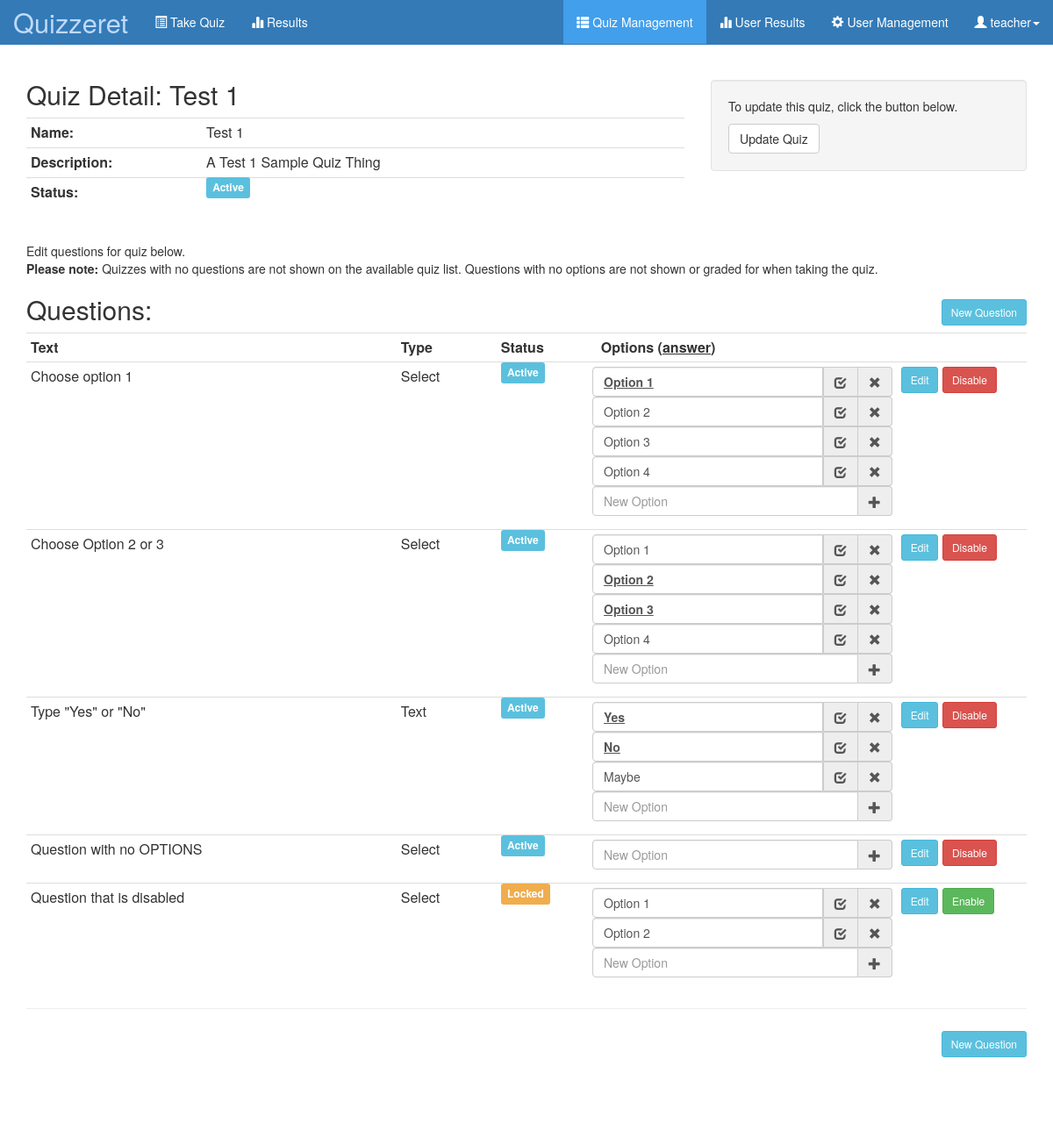
/index.php?action=quizDetail&quizID=1 (signed in), run on the app's committed database.
### tables this page shows
CREATE TABLE `USERS` (
  `UserID` int(11) NOT NULL AUTO_INCREMENT,
  `Username` varchar(200) NOT NULL,
  `Email` varchar(200) NOT NULL,
  `FirstName` varchar(200) NOT NULL,
  `LastName` varchar(200) NOT NULL,
  `Password` varchar(512) NOT NULL,
  `PasswordLastSetOn` datetime NOT NULL,
  `PasswordLastSetBy` int(11) NOT NULL,
  `PasswordLastSetByIP` varchar(50) NOT NULL,
  `LastLoggedInOn` datetime NOT NULL,
  `IsLocked` bit(1) NOT NULL,
  `CreatedOn` datetime NOT NULL,
  `CreatedBy` int(11) NOT NULL,
  `CreatedByIP` varchar(50) NOT NULL,
  `LastModifiedOn` datetime NOT NULL,
  `LastModifiedBy` int(11) NOT NULL,
  `LastModifiedByIP` varchar(50) NOT NULL,
  PRIMARY KEY (`UserID`),
  UNIQUE KEY `UserAK1` (`Username`)
);

CREATE TABLE `QUIZ` (
  `QuizID` int(11) NOT NULL AUTO_INCREMENT,
  `Name` varchar(100) NOT NULL,
  `Description` varchar(2000) NOT NULL,
  `IsActive` bit(1) NOT NULL,
  PRIMARY KEY (`QuizID`)
);

CREATE TABLE `QUESTIONS` (
  `QuestionID` int(11) NOT NULL AUTO_INCREMENT,
  `QuizID` int(11) NOT NULL,
  `Text` varchar(2000) NOT NULL,
  `Type` varchar(100) NOT NULL,
  `IsActive` bit(1) NOT NULL,
  PRIMARY KEY (`QuestionID`)
);

CREATE TABLE `OPTIONS` (
  `OptionID` int(11) NOT NULL AUTO_INCREMENT,
  `QuestionID` int(11) NOT NULL,
  `Text` varchar(2000) NOT NULL,
  `IsAnswer` bit(1) NOT NULL,
  PRIMARY KEY (`OptionID`),
  KEY `QuestionFK` (`QuestionID`),
  CONSTRAINT `QuestionFK` FOREIGN KEY (`QuestionID`) REFERENCES `QUESTIONS` (`QuestionID`)
);

### includes/helperFunctions.php (called while the page is built, shortened)
<?php
if (file_exists("../models/question.php")) {
    include_once "../models/question.php";
} else if (file_exists("models/question.php")) {
    include_once "models/question.php";
}
if (file_exists("../models/option.php")) {
    include_once "../models/option.php";
} else if (file_exists("models/option.php")) {
    include_once "models/option.php";
}
function doesUserHaveRole($userID, $roleName) {
    $connection = mysqli_connect("localhost", "php", "password");
    if (!$connection) {
    } else {
        $queryString = "SELECT RoleID FROM ROLES WHERE RoleName = '$roleName';";
        $qCheckRoleExists= mysqli_query($connection,$queryString);
        $roleID = $qCheckRoleExists->fetch_object()->RoleID;
        $queryString = "SELECT * FROM USER_ROLES WHERE RoleID = '$roleID' AND UserID = '$userID';";
        $qCheckRole= mysqli_query($connection,$queryString);
        if (!is_bool($qCheckRole) && mysqli_num_rows($qCheckRole) == 1) {
            return true;
        } else {
            return false;
        }
    }
}

### models/user.php (called while the page is built, shortened)
<?php
class user {
    public function load($userID){
        $connection = mysqli_connect("localhost", "php", "password");
        if (!$connection) {
        } else {
            $userID = mysqli_real_escape_string($connection, stripslashes($userID));
            $queryString = "SELECT * FROM USERS WHERE UserID='$userID';";
            $qCheckLogin = mysqli_query($connection, $queryString);
            if (!is_bool($qCheckLogin) && mysqli_num_rows($qCheckLogin) == 1) {
                $qCheckLoginObj = $qCheckLogin->fetch_object();
                $this->Username = $qCheckLoginObj->Username;
            } else {
            }
            return $this;
        }
    }
}

### models/quiz.php (called while the page is built, shortened)
<?php
include_once "question.php";
class quiz {
    public $QuizID = 0;
    public function load($quizID){
        $connection = mysqli_connect("localhost", "php", "password");
        if (!$connection) {
        } else {
            $quizID = mysqli_real_escape_string($connection, stripslashes($quizID));
            $queryString = "SELECT * FROM QUIZ WHERE QuizID='$quizID';";
            $qLoadQuiz = mysqli_query($connection, $queryString);
            if (!is_bool($qLoadQuiz) && mysqli_num_rows($qLoadQuiz) == 1) {
                $qLoadQuizObj = $qLoadQuiz->fetch_object();
                $this->QuizID = $qLoadQuizObj->QuizID;
                $this->Name = $qLoadQuizObj->Name;
                $this->Description = $qLoadQuizObj->Description;
                $this->IsActive = $qLoadQuizObj->IsActive;
                $this->Questions = $this->loadArrayOfQuizQuestions();
            } else {
            }
            return $this;
        }
    }
    public function loadArrayOfQuizQuestions(){
        $quizID = $this->QuizID;
        $tempArrayOfQuizQuestions = [];
        $connection = mysqli_connect("localhost", "php", "password");
        if (!$connection) {
        } else {
            $quizID = mysqli_real_escape_string($connection, stripslashes($quizID));
            $queryString = "SELECT * FROM QUESTIONS WHERE QuizID='$quizID';";
            $qLoadQuizQuestions = mysqli_query($connection, $queryString);
            if (!is_bool($qLoadQuizQuestions) && mysqli_num_rows($qLoadQuizQuestions) > 0) {
                foreach ($qLoadQuizQuestions as $quizQuestion) {
                    array_push($tempArrayOfQuizQuestions, (new question())->populateFromQuery($quizQuestion));
                }
            } else {
            }
            return $tempArrayOfQuizQuestions;
        }
    }
}

### models/question.php (called while the page is built, shortened)
<?php
include_once "option.php";
class question {
    public $QuestionID = 0;
    public function populateFromQuery($queryRow) {
        $this->QuestionID = $queryRow['QuestionID'];
        $this->Text = $queryRow['Text'];
        $this->Type = $queryRow['Type'];
        $this->IsActive = $queryRow['IsActive'];
        $this->Options = $this->loadArrayOfQuizQuestionAnswers();
        return $this;
    }
    public function loadArrayOfQuizQuestionAnswers(){
        $questionID = $this->QuestionID;
        $tempArrayOfQuizQuestions = [];
        $connection = mysqli_connect("localhost", "php", "password");
        if (!$connection) {
        } else {
            $questionID = mysqli_real_escape_string($connection, stripslashes($questionID));
            $queryString = "SELECT * FROM OPTIONS WHERE QuestionID='$questionID';";
            $qLoadQuizQuestionOptions = mysqli_query($connection, $queryString);
            if (!is_bool($qLoadQuizQuestionOptions) && mysqli_num_rows($qLoadQuizQuestionOptions) > 0) {
                $qLoadQuizQuestionOptions->fetch_array();
                foreach ($qLoadQuizQuestionOptions as $quizQuestionOption) {
                    array_push($tempArrayOfQuizQuestions, (new option())->populateFromQuery($quizQuestionOption));
                }
            } else {
            }
            return $tempArrayOfQuizQuestions;
        }
    }
}

### models/option.php (called while the page is built, shortened)
<?php
class option {
    public function populateFromQuery($queryRow) {
        $this->OptionID = $queryRow['OptionID'];
        $this->Text = $queryRow['Text'];
        $this->IsAnswer = $queryRow['IsAnswer'];
        return $this;
    }
}

### views/quizDetail.php (the view, shortened to what this page needs)
<?php
include_once "models/quiz.php";
if (isset($_GET["quizID"]) && is_numeric($_GET["quizID"])) {
    $quizID = $_GET["quizID"];
} else {
    redirect("$root/index.php?action=manageUsers");
}
$quiz = (new quiz())->load($quizID);
?>
<div class="row">
        <?php
            echo "
            <div class=\"col-sm-8\">
                <h2>Quiz Detail: $quiz->Name</h2>
                <table class=\"table table-condensed table-detail\">
                    <tr>
                        <th width=\"200\">
                            Name:
                        </th>
                        <td>
                            $quiz->Name
                        </td>
                    </tr>
                    <tr>
                        <th>
                            Description:
                        </th>
                        <td>
                            $quiz->Description &nbsp;
                        </td>
                    </tr>
                    <tr>
                        <th>
                            Status:
                        </th>
                        <td>";
                        if ($quiz->IsActive == 0) {
                            echo "<span class=\"label label-warning\">Locked</span>";
                        } else {
                            echo "<span class=\"label label-info\">Active</span>";
                        }
                echo "</td>
                    </tr>
                </table>
            </div>
            <div class=\"col-sm-4\"><br />
            <div class=\"well\">
                <p>To update this quiz, click the button below.</p>
                <a href=\"index.php?action=quizForm&quizID=$quizID\" class=\"btn btn-default\">Update Quiz</a>
            </div>
        </div>";
        ?>
</div>
<br />
<div class="row">
    <div class="col-sm-12">
        Edit questions for quiz below. <br /><span style="font-weight: bold;">Please note:</span> Quizzes with no questions are not shown on the available quiz list. Questions with no options are not shown or graded for when taking the quiz.
    </div>
</div>
<div class="row quiz-question-row">
    <div class="col-sm-12">
        <h2>Questions:<a class="btn btn-sm btn-info" id="new-question-button" style="float:right;margin-top:5px;">New Question</a></h2>
        <table class="table table-condensed table-detail">
            <tr>
                <th style="width:37%;">Text</th>
                <th style="width:10%;">Type</th>
                <th style="width:10%;">Status</th>
                <th style="width:30%;">Options (<span style="font-weight:bold;text-decoration:underline;">answer</span>)</th>
                <th style="width:25%;">&nbsp;</th>
            </tr>
            <?php
                foreach ($quiz->Questions as $quizQuestion) {
                    echo "
                    <tr data-question-id=\"$quizQuestion->QuestionID\">
                        <td class=\"textValue\">$quizQuestion->Text</td>
                        <td class=\"typeValue\">$quizQuestion->Type</td>
                        <td class=\"isActiveValue\" data-isActive=\"$quizQuestion->IsActive\">";
                    if ($quizQuestion->IsActive == 0) {
                        echo "<span class=\"label label-warning\">Locked</span>";
                    } else {
                        echo "<span class=\"label label-info\">Active</span>";
                    }
                    echo "</td>
                        <td class=\"optionValue\">";
                        echo "<ul class=\"optionUL\">";
                        foreach ($quizQuestion->Options as $quizQuestionOption) {
                            echo "<li class=\"optionItem input-group\" data-option-id=\"$quizQuestionOption->OptionID\"><span class=\"form-control optionText\"";
                            if ($quizQuestionOption->IsAnswer == 1) {
                                echo " style=\"font-weight:bold; text-decoration:underline;\"";
                            }
                            echo ">$quizQuestionOption->Text</span>
                                <div class=\"input-group-addon toggleIsAnswer\"><i class=\"glyphicon glyphicon-check icon-white\"></i></div>
                                <div class=\"input-group-addon deleteOption\"><i class=\"glyphicon glyphicon-remove icon-white\"></i></div>
                            </li>";
                        }
                        echo "<li class=\"optionItem input-group\"><input class=\"form-control\" name=\"optionText\" placeholder=\"New Option\"><div class=\"input-group-addon addOption\"><i class=\"glyphicon glyphicon-plus icon-white\"></i></div></li>
                            </ul>";
                    echo "</td>
                        <td>
                            <button class=\"btn btn-sm btn-info edit-question-button\" data->Edit</button>&nbsp;";
                        if ($quizQuestion->IsActive == 0) {
                            echo "<button class=\"btn btn-sm btn-success enable-question-button\">Enable</button>";
                            } else {
                            echo "<button class=\"btn btn-sm btn-danger disable-question-button\">Disable</button>";
                            }
                    echo "</td>
                    </tr>
                    ";
                }
            ?>
        </table>
        <hr />
        <a class="btn btn-sm btn-info" id="new-question-button" style="float:right;margin-top:5px;margin-bottom: 100px;">New Question</a>
    </div>
</div>

### index.php (shortened to what this page needs)
<?php
$activeNavTab='login';
if (!isset($_GET["action"])) {
    $toInclude = ['views/login.php'];
    $pageTitle='Log In';
    $activeNavTab='login';
    $securedPage=false;
} else {
    switch($_GET["action"]) {
        case "quizDetail": $toInclude = ['includes/securityCheck_quizManageSection.php','views/quizDetail.php']; $pageTitle='Quiz Detail'; $activeNavTab = "manageQuiz";  break;
    }
}
include_once "includes/helperFunctions.php";
include_once "models/user.php";
?>
<html>
    <head>
        <link href="./assets/css/bootstrap.min.css" rel="stylesheet">
        <link href="./assets/css/main.css" rel="stylesheet">
    </head>
    <body>
        <?php include_once "includes/navbar.php"; ?>
        <div class="container">
            <?php
                foreach($toInclude as $singleInclude) {
                    include_once($singleInclude);
                }
            ?>
        </div>
    </body>
</html>

### includes/navbar.php
<nav class="navbar navbar-default navbar-static-top navbar-inverse" role="navigation">
    <div class="container-fluid">
        <div class="navbar-header">
            <a class="navbar-brand" href="index.php?action=login">Quizzeret</a>
        </div>
        <div class="collapse navbar-collapse" id="bs-example-navbar-collapse-1">
            <?php
            if(doesUserHaveRole($_SESSION['loggedInUserID'],"TEACH") || doesUserHaveRole($_SESSION['loggedInUserID'],"STUDENT") ) {
                echo "
                    <ul class=\"nav navbar-nav navbar-left\">
                        <li";
                if ($activeNavTab == "quizList") {echo " class=\"active\"";}
                echo "><a href=\"index.php?action=quizList\"><i class=\"glyphicon glyphicon-list-alt\"></i>&nbsp;Take Quiz</a></li>
                    <li";
                if ($activeNavTab == "quizResults") {echo " class=\"active\"";}
                echo "><a href=\"index.php?action=quizResults\"><i class=\"glyphicon glyphicon-stats\"></i>&nbsp;Results</a></li>
                    </ul>
                ";
            }
            ?>
            <ul class="nav navbar-nav navbar-right">
                <?php
                if(doesUserHaveRole($_SESSION['loggedInUserID'],"TEACH")) {
                    echo "<li";
                    if ($activeNavTab == "manageQuiz") {echo " class=\"active\"";}
                    echo "><a href='index.php?action=manageQuiz'><i class='glyphicon glyphicon-th-list'></i>&nbsp;Quiz Management</a></li>";
                    echo "<li";
                    if ($activeNavTab == "userResults") {echo " class=\"active\"";}
                    echo "><a href='index.php?action=userResults'><i class='glyphicon glyphicon-stats'></i>&nbsp;User Results</a></li>";
                }
                if(doesUserHaveRole($_SESSION['loggedInUserID'],"TEACH") || doesUserHaveRole($_SESSION['loggedInUserID'],"USERMANAGE")) {
                    echo "<li";
                    if ($activeNavTab == "userManage") {echo " class=\"active\"";}
                    echo "><a href='index.php?action=manageUsers'><i class='glyphicon glyphicon-cog'></i>&nbsp;User Management</a></li>";
                }
                if ($_SESSION['loggedIn']) {
                    echo "
                        <li class=\"dropdown\">
                            <a href=\"#\" class=\"dropdown-toggle\" data-toggle=\"dropdown\">
                                <i class=\"glyphicon glyphicon-user glyphicon-white\"></i>&nbsp;".(new user())->load($_SESSION['loggedInUserID'])->Username."<b class=\"caret\"></b>
                            </a>
                            <ul id=\"actions-submenu\" class=\"dropdown-menu\">";
                                echo "<li><a href=\"index.php?action=logout\">Logout</a></li>
                            </ul>
                        </li>
                    ";
                } else {
                    echo "<li><a href=\"index.php?action=login\">Login</a></li>";
                }
                ?>
            </ul>
        </div>
    </div>
</nav>

### data on the page
users: Username "teacher"
quiz: Name "Test 1", Description "A Test 1 Sample Quiz Thing", IsActive "Active"
questions: Text "Choose option 1", Type "Select", IsActive "Active"
options: Text "Option 1"
options: Text "Option 2"
options: Text "Option 3"
options: Text "Option 4"
questions: Text "Choose Option 2 or 3", Type "Select", IsActive "Active"
options: Text "Option 1"
options: Text "Option 2"
options: Text "Option 3"
options: Text "Option 4"
questions: Text "Type \"Yes\" or \"No\"", Type "Text", IsActive "Active"
options: Text "Yes"
options: Text "No"
options: Text "Maybe"
questions: Text "Question with no OPTIONS", Type "Select", IsActive "Active"
questions: Text "Question that is disabled", Type "Select", IsActive "Locked"
options: Text "Option 1"
options: Text "Option 2"
